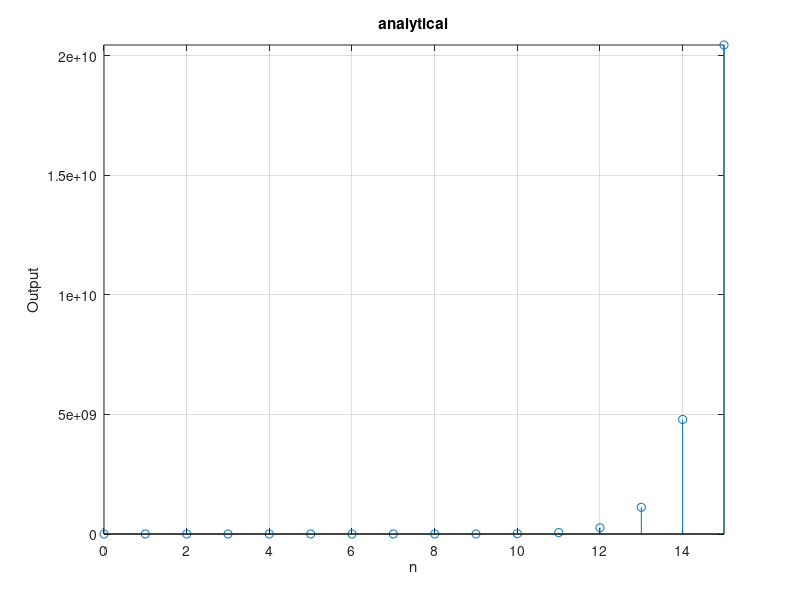

Here is the MATLAB script that generated this plot: (Note: this script raises an error after producing the figure.)
clc
clear all
close all
n=0:1:15;
%code by saurabh 19EE01008 :DSP LAB EXP 4
u_n = [n>=0];
y = (26/25)*(4.^n).*(u_n) + (6/5)*n.*(4.^n).*u_n - (((-1).^n).*u_n)/25;
figure()
stem(n,y)
title('analytical')
xlabel('n');
ylabel('Output');
grid on
axis tight


out =[];
for i=0:1:15
    out = [out y_output(i)];
end
figure()
stem(n,out)
title('recursive')
xlabel('n');
ylabel('Output');
grid on
axis tight

e = ((y-out)./out)* 100;
figure()
stem(n,e);
xlabel('n');
ylabel('Percentage error');
title('Error between recursive and analytical solution')

figure()
stem(n,log10(out));
xlabel('n')
ylabel('log_1_0(y)');
title('Output using recursive function taken on a log scale');

figure()
stem(n,log10(y));
xlabel('n')
ylabel('log_1_0(y)');
title('Output using analytical function taken on a log scale');

%Recursive Code
function p = x_input(n)
if(n<0)
    p = 0;
else
    p = 4^n;
end
end


function q = y_output(n)
if(n<0)
    q=0;
else
    q = 3*y_output(n-1) +4*y_output(n-2) + x_input(n) + 2*x_input(n-1);
end
end




